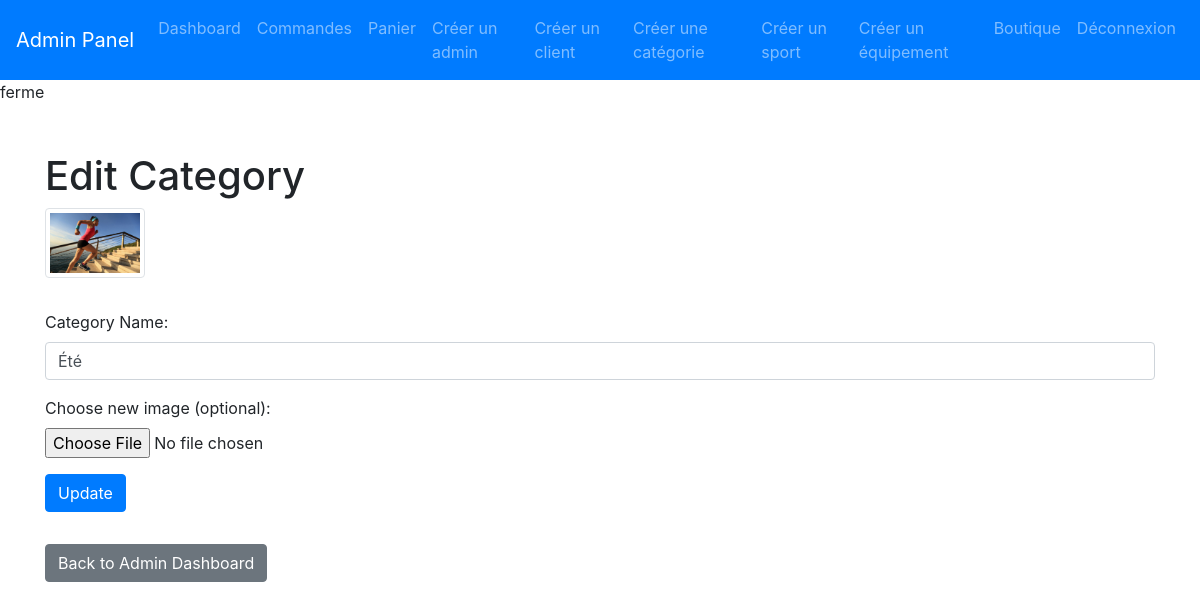
The app's page /update_categorie.php?id=7 with its own data.
### tables this page shows
CREATE TABLE `categorie` (
  `id` int(11) NOT NULL,
  `categorie` varchar(255) NOT NULL,
  `image` varchar(255) DEFAULT NULL
);

### includes/chargement.php (called while the page is built, shortened)
<?php
if (!function_exists('chargement')) {
function chargement($classe){
    $model = "./app/classe/".$classe.".class.php";
}
}

### app/classe/Request.class.php (called while the page is built, shortened)
<?php
class Request{
    protected $sql;
    public function setSql($sql) {
        $this->sql = $sql;
    }
    public function getLines($oCon, $params = [], $uneSeuleLigne = false) {
        $oStatement = $oCon->prepare($this->sql);
        if (array_keys($params) !== range(0, count($params) - 1)) {
            foreach ($params as $nomParam => $valParam) {
                $oStatement->bindValue(':'.$nomParam, $valParam, is_int($valParam) ? PDO::PARAM_INT : PDO::PARAM_STR);
            }
            $oStatement->execute();
        } else {
            $oStatement->execute($params);
        }
        $resultat = $uneSeuleLigne ? $oStatement->fetch(PDO::FETCH_ASSOC) :
        $oStatement->fetchAll(PDO::FETCH_ASSOC);
        return $resultat;
    }
}
?>

### update_categorie.php (the view, shortened to what this page needs)
<?php
include './includes/chargement.php';
include './includes/navbar_admin.php';
$dbConnection = new DatabaseConnexion(HOST, DBNAME, DBUSER, DBPASSWORD);
$conn = $dbConnection->connexion();
$request = new Request();
$request->setSql('SELECT * FROM Categorie WHERE id = :id');
$id = $_GET['id'];
$request->setSql('SELECT * FROM Categorie WHERE id = ?');
$category = $request->getLines($conn, [$id]);
?>
<!DOCTYPE html>
<html lang="en">
<head>
    <link href="https://maxcdn.bootstrapcdn.com/bootstrap/4.5.2/css/bootstrap.min.css" rel="stylesheet">
</head>
<body>
<div class="container mt-5">
    <h1>Edit Category</h1>
    <form method="POST" action="" enctype="multipart/form-data">
        <div class="form-group">
            <img src="<?php echo "." . $category[0]['image']; ?>" alt="Category Image" width="100" class="img-thumbnail mb-3">
        </div>
        <div class="form-group">
            <label for="category_name">Category Name:</label>
            <input type="text" id="category_name" name="category_name" value="<?php echo $category[0]['categorie']; ?>" class="form-control" required>
        </div>
        <div class="form-group">
            <label for="image">Choose new image (optional):</label>
            <input type="file" id="image" name="image" class="form-control-file">
        </div>
        <input type="submit" value="Update" class="btn btn-primary">
    </form>
    <a href="admin_dashboard.php" class="btn btn-secondary mt-3">Back to Admin Dashboard</a>
</div>
</body>
</html>

### records on screen
categorie: image (picture), category_name "Été"
